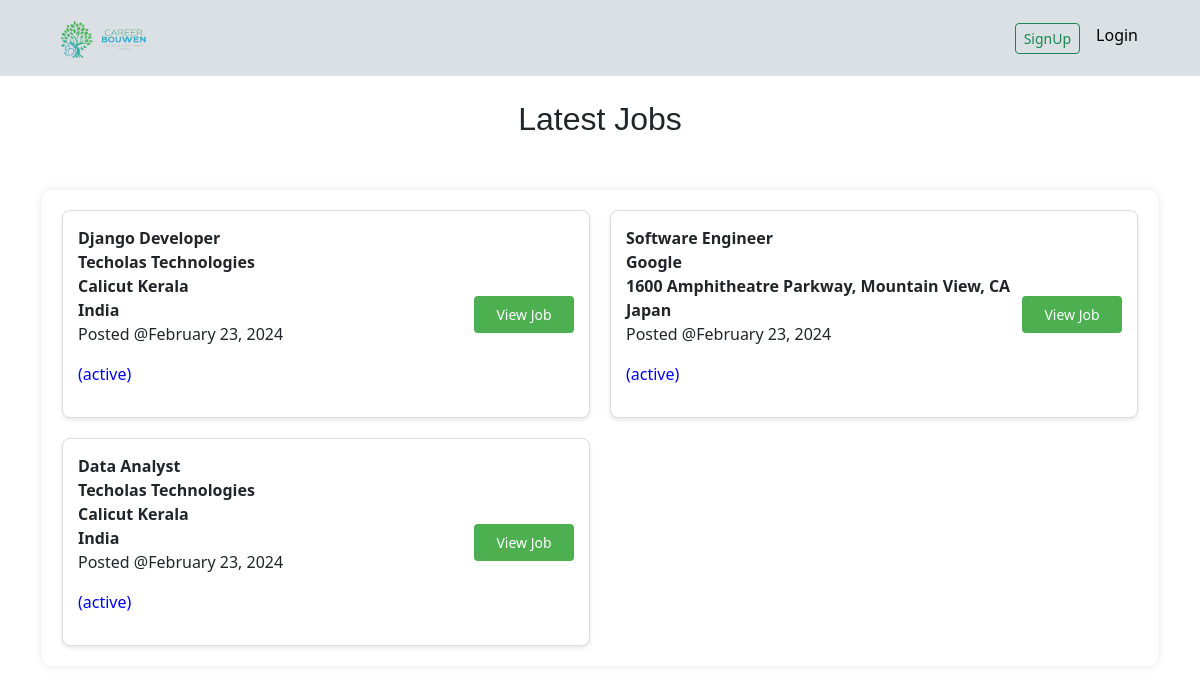
The page / on the database its author committed.
### CB_app/models.py (models this page shows, shortened)
class Job(models.Model):
    SIZE_1_9 = 'size_1-9'
    SIZE_10_49 = 'size_10-49'
    SIZE_50_99 = 'size_50-99'
    SIZE_100 = 'size_100'
    CHOICES_SIZE = (
        (SIZE_1_9, '1-9'),
        (SIZE_10_49, '10-49'),
        (SIZE_50_99, '50-99'),
        (SIZE_100, '100+'),
    )
    ACTIVE = 'active'
    EMPLOYED = 'employed'
    ARCHIVED = 'archived'
    CHOICES_STATUS = (
        (ACTIVE, 'Active'),
        (EMPLOYED, 'Employed'),
        (ARCHIVED, 'Archived')
    )
    title = models.CharField(max_length=255)
    description = models.TextField()
    company_name = models.CharField(max_length=255)
    company_address = models.CharField(max_length=255, blank=True, null=True)
    company_zipcode = models.CharField(max_length=255, blank=True, null=True)
    company_place = models.CharField(max_length=255, blank=True, null=True)
    company_country = models.CharField(max_length=255, blank=True, null=True)
    company_size = models.CharField(max_length=20, choices=CHOICES_SIZE)
    created_by = models.ForeignKey(User, related_name='jobs', on_delete=models.CASCADE)
    created_at = models.DateTimeField(auto_now_add=True)
    changed_at = models.DateTimeField(auto_now=True)
    status = models.CharField(max_length=20, choices=CHOICES_STATUS, default=ACTIVE)

### CB_app/views.py (the view)
# urls.py: path('',views.Index_Page,name='Index_Page'),
def Index_Page(request):
    if request.user.is_authenticated:
        jobs = Job.objects.filter(status=Job.ACTIVE).order_by('-created_at')
    else:
        jobs = Job.objects.filter(status=Job.ACTIVE).order_by('-created_at')[:6]
    return render(request,'Index_Page.html',{'jobs':jobs})

### CB_app/context_processors.py (called while the page is built)
def notifications(request):
    if request.user.is_authenticated:
        return {'notifications': request.user.notifications.filter(is_read=False)}
    else:
        return {'notifications': []}

### templates/Index_Page.html (shortened to what this page needs)
{% extends 'Base.html' %}
{% load static %}
{% block content %}
<link rel="stylesheet" type="text/css" href="{% static 'css/Index_Page.css' %}">
<link rel="stylesheet"  href="{% static 'css/Dashboard.css' %}">
    <br>
    <h2 class="title">Latest Jobs</h2><br>
    <div class="container-grid">
        <div class="grid-container" id="applied-jobs">
            {% for job in jobs  %}
                <div class="job-card">
                    <div class="job-details">
                        <strong>{{ job.title }}</strong> <br>
                        <strong>{{ job.company_name }}</strong> <br>
                        <strong>{{job.company_address}}</strong><br>
                        <strong>{{job.company_country}}</strong>
                        <p>Posted @{{ job.created_at|date:"F j, Y" }}</p>
                        <p style="color:blue">({{job.status}})</p>
                    </div>
                    <a href="{% url 'Job_Detail' job.id %}"><button class="view-job-button">View Job</button></a>
                </div>
                {% empty %}
                <p>You don't have any jobs yet...</p>
        {% endfor %}
        </div>
        </div>
{% endblock %}

### static/css/Index_Page.css (style rules this page uses)
.title { text-align: center; font-family:Verdana, Geneva, Tahoma, sans-serif; }

### static/css/Dashboard.css (style rules this page uses)
.container-grid { max-width: 1200px; margin: 20px auto; padding: 20px; background-color: #fff; box-shadow: 0 0 10px rgba(0, 0, 0, 0.1); border-radius: 10px; }
.grid-container { display: grid; gap: 20px; }
.job-card { border: 1px solid #ddd; padding: 15px; border-radius: 8px; background-color: #fff; display: flex; justify-content: space-between; align-items: center; box-shadow: 0 2px 4px rgba(0, 0, 0, 0.1); transition: transform 0.3s; }
.view-job-button { background-color: #4CAF50; color: white; border: none; padding: 8px 16px; text-align: center; text-decoration: none; font-size: 14px; cursor: pointer; border-radius: 4px; min-width: 100px; align-self: flex-end; }
@media (min-width: 601px) { .grid-container { grid-template-columns: repeat(2, 1fr); } }

### rows shown on the page
Job: title "Django Developer", company_name "Techolas Technologies", company_address "Calicut Kerala", company_country "India", created_at "February 23, 2024", status "active"
Job: title "Software Engineer", company_name "Google", company_address "1600 Amphitheatre Parkway, Mountain View, CA", company_country "Japan", created_at "February 23, 2024", status "active"
Job: title "Data Analyst", company_name "Techolas Technologies", company_address "Calicut Kerala", company_country "India", created_at "February 23, 2024", status "active"
